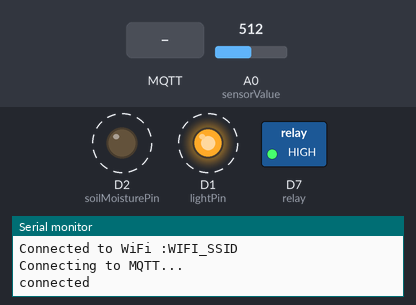
Simulated run of this sketch. Board: ESP8266 (NodeMCU). Parts: switched loads named in the sketch (green lamp = pin HIGH), output pins drawn as LEDs (lit = HIGH), the last lines printed to the serial monitor. Dashed ring = blinking. The inputs (shaded band) are chosen by the test bench; at power-on: A0 (sensorValue) = 512. WiFi joins after 1.5 s; servers stay silent unless stated; no MQTT or app messages arrive unless stated.

Above: at 1.61 s.
2.8 s: MQTT message "on" arrives on the first subscribed topic
At 5.8 s:
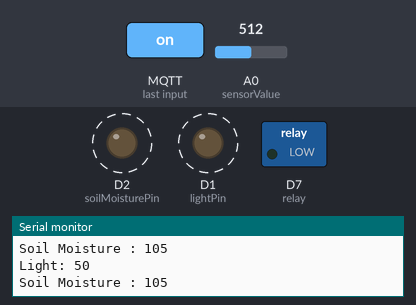
6.0 s: MQTT message "off" arrives on the first subscribed topic
At 7.1 s:
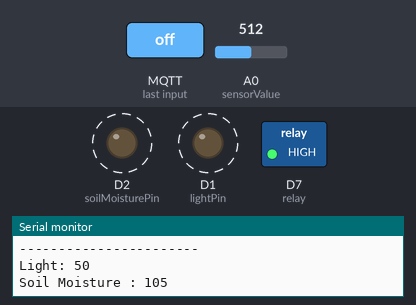
Timing chart, 0 to 18.4 s (numbered marks = the images above; inputs shaded):
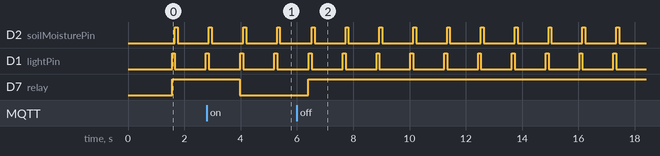

Measured:
- after the input at 2.8 s, D7 (relay): HIGH → LOW after 1.2 s
- after the input at 6.0 s, D7 (relay): LOW → HIGH after 0.40 s
- by itself, D2 (soilMoisturePin), D1 (lightPin): alternates HIGH for 0.10 s and LOW for 1.1 s

The sketch:

arduino_code_garden_monitor_system.ino
```cpp
#include <ESP8266WiFi.h> //include esp library
#include <PubSubClient.h> //include mqtt library

#define lightPin D1 //light sensor vcc pin
int lightValue; // light sensor raw value
int moistureValue; // moisture sensor raw value
#define soilMoisturePin D2 // soil moisture sensor vcc pin
#define sensorValue A0 //multiplexed pin for ligt sensor and mositure sensor
#define relay D7 //relay pin


//Enter wifi credentials
const char* ssid = "WIFI_SSID"; //WIFI SSID
const char* password =  "WIFI_PASSWORD"; //WIDI PASSWORD

//Enter mqtt server configurations
const char* mqttServer = "mqtt.eclipse.org";
//const char* mqttServer = "broker.hivemq.com"; //MQTT online Broker
//const char* mqttServer = "192.168.1.12"; //MQTT Local Broker
const int mqttPort = 1883;//MQTT Online Broker Port number
//const int mqttPort = 5000; //MQTT local broker port number
const char* mqttUser = ""; //MQTT Username
const char* mqttPassword = ""; //MQTT Password

WiFiClient espClient;
PubSubClient client(espClient);

const int dry = 500; // value for dry sensor of soil moisture
const int wet = 250; // value for wet sensor of soil moisture

String light_str; //variable to hold string converted light value
char light[50]; //array to hold light value message package
String moisture_str; //variable to hold string converted moisture value
char moisture[50]; //array to hold moisture value message package

void setup()
{
  Serial.begin(9600);
  digitalWrite(relay,HIGH);

  //Make the connection to the WIFI
  WiFi.begin(ssid, password);
  while (WiFi.status() != WL_CONNECTED) {
    delay(500);
    Serial.println("Connecting to WiFi..");
  }
  Serial.print("Connected to WiFi :");
  Serial.println(WiFi.SSID());

 //Make Connection to the MQTT Broker
  client.setServer(mqttServer, mqttPort); //connect to the MQTT broker
  client.setCallback(MQTTcallback); //call the MQTT callback function
  while (!client.connected()) {
    Serial.println("Connecting to MQTT...");

    if (client.connect("ESP8266", mqttUser, mqttPassword )) {

      Serial.println("connected");

    } else {

      Serial.print("failed with state ");
      Serial.println(client.state());  //If you get state 5: mismatch in configuration
      delay(2000);

    }

   }

  //sensor pinmode
  pinMode(relay, OUTPUT);
  pinMode(lightPin, OUTPUT);
  pinMode(soilMoisturePin, OUTPUT);
  pinMode(sensorValue, INPUT);

   client.subscribe("garden/monitor/system/pump");
}

void MQTTcallback(char* topic, byte* payload, unsigned int length) {
  //MQTT Callback function

  Serial.print("Message arrived in topic: ");
  Serial.println(topic); //display the subcribed message when message is coming

  Serial.print("Message:"); //display the message

  String message;
  for (int i = 0; i < length; i++) {
    message = message + (char)payload[i];  //Conver *byte to String
  }
   Serial.print(message);
  if(message == "off") {digitalWrite(relay,HIGH);}   //turn the pump off
  if(message == "on") {digitalWrite(relay,LOW);} //turn the pump on

  Serial.println();
  Serial.println("-----------------------");
}

void loop()
{
  client.loop(); //Loop connection MQTT Broker

  digitalWrite(lightPin, HIGH);
  delay(100);
  //read raw value from the sensor
  lightValue = analogRead(sensorValue );
  //light sensor calculation
  double Vout=lightValue*0.0048828125;
  int lux=(2500/Vout-500)/10;
  //package the light sensor value
  light_str = String(lux);
  light_str.toCharArray(light, light_str.length() + 1);
  //publish the package of light sensor value to the broker
  client.publish("garden/monitor/system/light", light);
  digitalWrite(lightPin, LOW);

  digitalWrite(soilMoisturePin, HIGH);
  delay(100);
  //read raw value drom the sesnor
  moistureValue = analogRead(sensorValue);
  //moisture sensor value calculation
  int percentageHumidity = map(moistureValue, wet, dry, 0, 100);
  //package the sensor value
  moisture_str = String(percentageHumidity);
  moisture_str.toCharArray(moisture, moisture_str.length() + 1);
  //publish the package of the soil moisture sensor value to the broker
  client.publish("garden/monitor/system/moisture", moisture);
  digitalWrite(soilMoisturePin, LOW);

  //Serial print the sesnor value
  Serial.print("Light: ");
  Serial.println(lux);
  //Serial.println(lightValue); //light raw value
  Serial.print("Soil Moisture : ");
  Serial.println(percentageHumidity);
  //Serial.println(moistureValue); //Soil Moisture raw value

  delay(1000); //publish sensor value to the MQTT broker every one second


}
```
